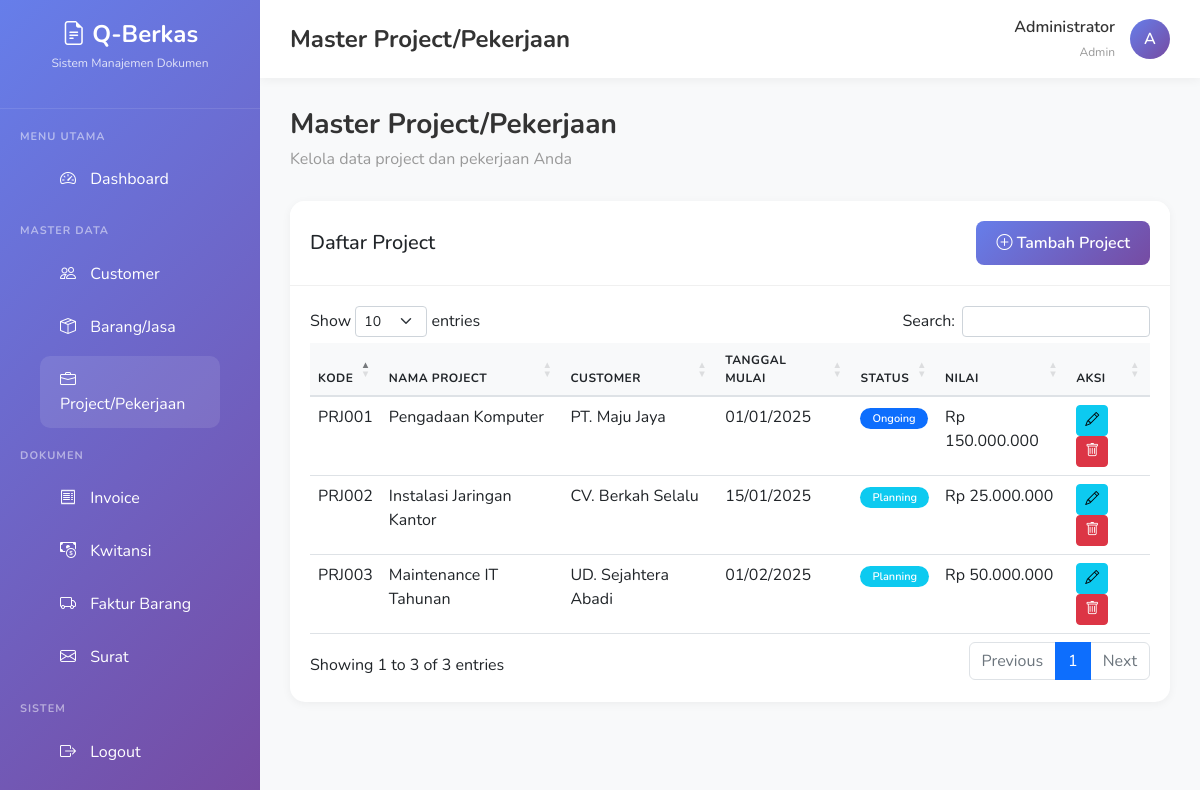
/projects.php (signed in), run on the app's committed database.
### tables this page shows
CREATE TABLE IF NOT EXISTS projects (
    id INT AUTO_INCREMENT PRIMARY KEY,
    code VARCHAR(20) UNIQUE NOT NULL,
    name VARCHAR(200) NOT NULL,
    customer_id INT NOT NULL,
    description TEXT,
    start_date DATE,
    end_date DATE,
    status ENUM('planning', 'ongoing', 'completed', 'cancelled') DEFAULT 'planning',
    total_value DECIMAL(15,2) DEFAULT 0,
    created_at TIMESTAMP DEFAULT CURRENT_TIMESTAMP,
    updated_at TIMESTAMP DEFAULT CURRENT_TIMESTAMP ON UPDATE CURRENT_TIMESTAMP,
    FOREIGN KEY (customer_id) REFERENCES customers(id) ON DELETE RESTRICT
);

CREATE TABLE IF NOT EXISTS customers (
    id INT AUTO_INCREMENT PRIMARY KEY,
    code VARCHAR(20) UNIQUE NOT NULL,
    name VARCHAR(200) NOT NULL,
    address TEXT,
    city VARCHAR(100),
    phone VARCHAR(20),
    email VARCHAR(100),
    contact_person VARCHAR(100),
    notes TEXT,
    created_at TIMESTAMP DEFAULT CURRENT_TIMESTAMP,
    updated_at TIMESTAMP DEFAULT CURRENT_TIMESTAMP ON UPDATE CURRENT_TIMESTAMP
);

### config/config.php (called while the page is built, shortened)
<?php
function formatRupiah($amount) {
    return 'Rp ' . number_format($amount, 0, ',', '.');
}
function formatDate($date) {
    return date('d/m/Y', strtotime($date));
}
?>

### projects.php (the view, shortened to what this page needs)
<?php
require_once __DIR__ . '/config/config.php';
$db = new Database();
$conn = $db->getConnection();
$projects = [];
if ($conn) {
    try {
        $stmt = $conn->query("SELECT p.*, c.name as customer_name
                              FROM projects p
                              LEFT JOIN customers c ON p.customer_id = c.id
                              ORDER BY p.created_at DESC");
        $projects = $stmt->fetchAll();
    } catch (PDOException $e) {
        $error = "Gagal mengambil data project: " . $e->getMessage();
    }
}
?>
<div class="page-heading">
    <h3>Master Project/Pekerjaan</h3>
    <p>Kelola data project dan pekerjaan Anda</p>
</div>
<div class="card">
    <div class="card-header d-flex justify-content-between align-items-center">
        <h5 class="mb-0">Daftar Project</h5>
        <button type="button" class="btn btn-primary" data-bs-toggle="modal" data-bs-target="#addModal">
            <i class="bi bi-plus-circle"></i> Tambah Project
        </button>
    </div>
    <div class="card-body">
        <div class="table-responsive">
            <table class="table table-hover datatable">
                <thead>
                    <tr>
                        <th>Kode</th>
                        <th>Nama Project</th>
                        <th>Customer</th>
                        <th>Tanggal Mulai</th>
                        <th>Status</th>
                        <th>Nilai</th>
                        <th>Aksi</th>
                    </tr>
                </thead>
                <tbody>
                    <?php foreach ($projects as $project): ?>
                    <tr>
                        <td><?php echo htmlspecialchars($project['code']); ?></td>
                        <td><?php echo htmlspecialchars($project['name']); ?></td>
                        <td><?php echo htmlspecialchars($project['customer_name']); ?></td>
                        <td><?php echo $project['start_date'] ? formatDate($project['start_date']) : '-'; ?></td>
                        <td>
                            <?php
                            $badge_class = 'secondary';
                            switch($project['status']) {
                                case 'ongoing': $badge_class = 'primary'; break;
                                case 'planning': $badge_class = 'info'; break;
                            }
                            ?>
                            <span class="badge bg-<?php echo $badge_class; ?>">
                                <?php echo ucfirst($project['status']); ?>
                            </span>
                        </td>
                        <td><?php echo formatRupiah($project['total_value']); ?></td>
                        <td>
                            <button type="button" class="btn btn-sm btn-info" onclick="editProject(<?php echo htmlspecialchars(json_encode($project)); ?>)">
                                <i class="bi bi-pencil"></i>
                            </button>
                            <button type="button" class="btn btn-sm btn-danger" onclick="deleteProject(<?php echo $project['id']; ?>, '<?php echo htmlspecialchars($project['name']); ?>')">
                                <i class="bi bi-trash"></i>
                            </button>
                        </td>
                    </tr>
                    <?php endforeach; ?>
                </tbody>
            </table>
        </div>
    </div>
</div>
<?php
include __DIR__ . '/app/views/layouts/main.php';
?>

### app/views/layouts/main.php (style rules this page uses)
:root { --primary-color: #667eea; --secondary-color: #764ba2; --sidebar-width: 260px; }
* { margin: 0; padding: 0; box-sizing: border-box; }
body { font-family: 'Nunito', sans-serif; background-color: #f8f9fa; }
.page-heading { margin-bottom: 30px; }
.page-heading h3 { font-weight: 700; color: #333; margin-bottom: 5px; }
.page-heading p { color: #999; margin: 0; }
.card { border: none; border-radius: 15px; box-shadow: 0 2px 10px rgba(0,0,0,0.05); margin-bottom: 20px; }
.card-header { background: white; border-bottom: 1px solid #f0f0f0; padding: 20px; font-weight: 700; border-radius: 15px 15px 0 0 !important; }
.card-body { padding: 20px; }
.btn-primary { background: linear-gradient(135deg, var(--primary-color) 0%, var(--secondary-color) 100%); border: none; border-radius: 8px; padding: 10px 20px; font-weight: 600; }
.table { border-collapse: separate; border-spacing: 0; }
.table thead th { background-color: #f8f9fa; font-weight: 700; text-transform: uppercase; font-size: 12px; letter-spacing: 0.5px; border-bottom: 2px solid #dee2e6; }
.badge { padding: 5px 12px; border-radius: 20px; font-weight: 600; font-size: 11px; }

### data on the page
projects: code "PRJ001", name "Pengadaan Komputer", customer.name "PT. Maju Jaya", start_date "01/01/2025", status "Ongoing", total_value "Rp 150.000.000"
projects: code "PRJ002", name "Instalasi Jaringan Kantor", customer.name "CV. Berkah Selalu", start_date "15/01/2025", status "Planning", total_value "Rp 25.000.000"
projects: code "PRJ003", name "Maintenance IT Tahunan", customer.name "UD. Sejahtera Abadi", start_date "01/02/2025", status "Planning", total_value "Rp 50.000.000"

### other printed values
$page_title "Master Project/Pekerjaan"
$_SESSION['full_name'] "Administrator"
$_SESSION['role'] "Admin"
substr($_SESSION['full_name'] ?? 'U', 0, 1) "A"
